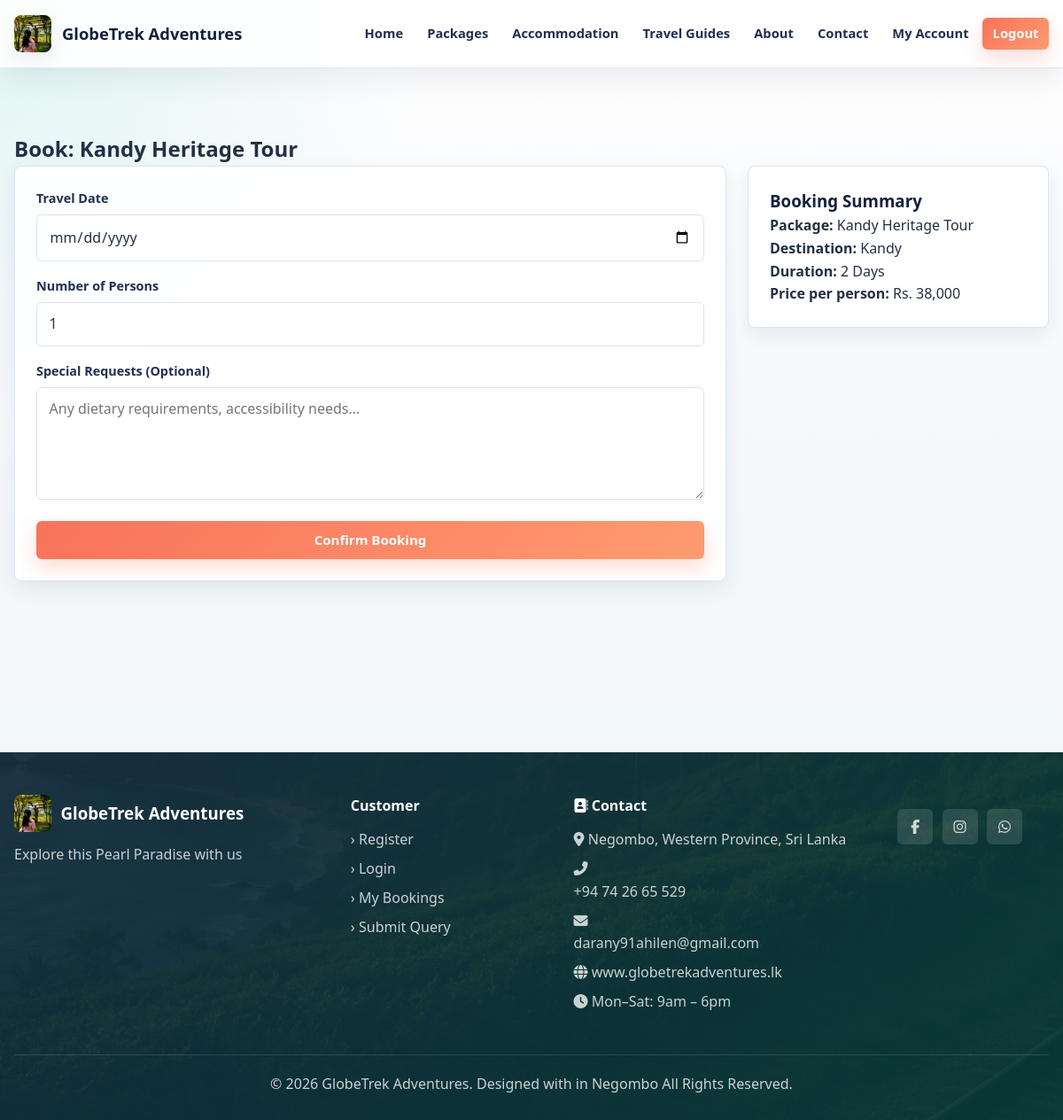
Screenshot of /index.php?url=booking/create/2 (signed in) with the database file from the repository.
### tables this page shows
CREATE TABLE `packages` (
  `id` int(11) NOT NULL,
  `title` varchar(200) NOT NULL,
  `destination` varchar(100) DEFAULT NULL,
  `destination_id` int(11) DEFAULT 100,
  `description` text DEFAULT NULL,
  `duration_days` int(11) DEFAULT NULL,
  `price` decimal(10,0) NOT NULL,
  `max_persons` int(11) DEFAULT 10,
  `image` varchar(255) DEFAULT 'default.jpg',
  `includes` text DEFAULT NULL,
  `itinerary` text DEFAULT NULL,
  `featured` tinyint(4) DEFAULT 0,
  `status` enum('active','inactive') DEFAULT 'active',
  `created_at` datetime DEFAULT current_timestamp()
);

### controllers/BookingController.php (called while the page is built, shortened)
<?php
class BookingController {
    private $db;
    public function __construct() {
        $database = new Database();
        $this->db = $database->getConnection();
    }
    public function create($package_id = null) {
        $packageModel = new Package($this->db);
        $package      = $packageModel->getById($package_id);
        require_once BASE_PATH . '/views/booking/create.php';
    }
}
?>

### config/database.php (called while the page is built, shortened)
<?php
class Database {
    private $host = 'localhost';
    private $dbname = 'globetrek_adv';
    private $username = 'root';
    private $password = '';
    public function getConnection() {
        $this->conn = null;
        try {
            $this->conn = new PDO(
                "mysql:host={$this->host};dbname={$this->dbname};charset=utf8",
                $this->username,
                $this->password
            );
            $this->conn->setAttribute(PDO::ATTR_ERRMODE, PDO::ERRMODE_EXCEPTION);
            $this->conn->setAttribute(PDO::ATTR_DEFAULT_FETCH_MODE, PDO::FETCH_ASSOC);
        } catch(PDOException $e) {
            error_log("Connection Error: " . $e->getMessage());
            die(json_encode(['error' => 'Database connection failed']));
        }
        return $this->conn;
    }
}
?>

### models/Package.php (called while the page is built, shortened)
<?php
class Package {
    private $conn;
    private $table = 'packages';
    public function __construct($db) {
        $this->conn = $db;
    }
    public function getById($id) {
        $sql = "SELECT * FROM {$this->table} WHERE id = :id AND status = 'active' LIMIT 1";
        $stmt = $this->conn->prepare($sql);
        $stmt->bindParam(':id', $id);
        $stmt->execute();
        return $stmt->fetch();
    }
}
?>

### views/booking/create.php (the view, shortened to what this page needs)
<?php require_once 'views/layouts/header.php'; ?>
<section class="section">
    <div class="container">
        <h2>Book: <?= htmlspecialchars($package['title']) ?></h2>
        <div class="booking-form-layout">
            <form method="POST" class="booking-form">
                <div class="form-group">
                    <label>Travel Date</label>
                    <input type="date" name="travel_date" required
                           min="<?= date('Y-m-d', strtotime('+1 day')) ?>">
                </div>
                <div class="form-group">
                    <label>Number of Persons</label>
                    <input type="number" name="num_persons" min="1"
                           max="<?= $package['max_persons'] ?>" value="1" required>
                </div>
                <div class="form-group">
                    <label>Special Requests (Optional)</label>
                    <textarea name="special_requests" rows="4"
                              placeholder="Any dietary requirements, accessibility needs..."></textarea>
                </div>
                <button type="submit" class="btn-primary btn-full">Confirm Booking</button>
            </form>
            <div class="booking-summary">
                <h3>Booking Summary</h3>
                <p><strong>Package:</strong> <?= htmlspecialchars($package['title']) ?></p>
                <p><strong>Destination:</strong> <?= htmlspecialchars($package['destination']) ?></p>
                <p><strong>Duration:</strong> <?= $package['duration_days'] ?> Days</p>
                <p><strong>Price per person:</strong> <?= formatLKR($package['price']) ?></p>
            </div>
        </div>
    </div>
</section>
<?php require_once 'views/layouts/footer.php'; ?>

### assets/style.css (style rules this page uses)
*, *::before, *::after { box-sizing: border-box; margin: 0; padding: 0; }
:root { --ink: #14213d; --ink-2: #20304f; --teal: #0f766e; --teal-2: #14b8a6; --coral: #f9735b; --amber: #f4b942; --mint: #e8fbf7; --cloud: #f5f7fb; --paper: #ffffff; --line: #dbe3ee; --text: #223044; --muted: #6b778c; --success: #15803d; --danger: #dc2626; --warning: #d97706; --info: #2563eb; --shadow-sm: 0 8px 22px rgba(20, 33, 61, 0.08); --shadow: 0 18px 45px rgba(20, 33, 61, 0.12); --shadow-lg: 0 26px 70px rgba(20, 33, 61, 0.18); --radius: 8px; --radius-sm: 6px; --ease: 180ms ease; }
html { scroll-behavior: smooth; }
body { min-height: 100vh; background: radial-gradient(circle at top left, rgba(20, 184, 166, 0.12), transparent 30rem), linear-gradient(180deg, #ffffff 0%, var(--cloud) 42%, #edf7f5 100%); color: var(--text); font-family: "Segoe UI", system-ui, -apple-system, BlinkMacSystemFont, Arial, sans-serif; line-height: 1.6; letter-spacing: 0; }
button, input, select, textarea { font: inherit; }
.container { width: min(1180px, calc(100% - 32px)); margin: 0 auto; }
.section { padding: 4.5rem 0; animation: pageFade 420ms ease both; }
.btn-nav, .btn-primary, .btn-view, .btn-edit, .btn-featured-on, .btn-featured-off, .btn-danger, .btn-clear, .btn-outline-main, .btn-sm { min-height: 36px; border-radius: var(--radius-sm); border: 0; cursor: pointer; display: inline-flex; align-items: center; justify-content: center; gap: 0.45rem; font-weight: 800; line-height: 1.2; transition: transform var(--ease), box-shadow var(--ease), background var(--ease), color var(--ease), border-color var(--ease); }
.btn-nav, .btn-primary, .btn-view { background: linear-gradient(135deg, var(--coral), #ff9b70); color: #fff !important; box-shadow: 0 10px 22px rgba(249, 115, 91, 0.25); }
.btn-primary { padding: 0.78rem 1.25rem; font-size: 0.94rem; }
.btn-full { width: 100%; }
.card, .feature, .filter-sidebar, .auth-card, .booking-form, .booking-summary, .payment-form-card, .payment-summary, .confirm-card, .edit-form-card, .package-form, .collapsible, .query-card { background: rgba(255, 255, 255, 0.92); border: 1px solid rgba(219, 227, 238, 0.95); border-radius: var(--radius); box-shadow: var(--shadow-sm); }
.packages-layout, .dashboard-layout, .booking-form-layout, .payment-layout, .detail-layout { display: grid; gap: 1.5rem; align-items: start; }
.booking-form-layout, .payment-layout, .detail-layout { grid-template-columns: minmax(0, 1fr) 340px; }
.filter-sidebar h3, .dashboard-main h2, .confirm-card h2, .payment-summary h3, .payment-form-card h2, .booking-summary h3, .auth-card h1, .auth-card h2 { color: var(--ink); }
.form-group { margin-bottom: 1rem; }
.form-group label { display: block; color: var(--ink-2); font-size: 0.9rem; font-weight: 800; margin-bottom: 0.42rem; }
.form-group input, .form-group select, .form-group textarea, .password-input-wrapper input { width: 100%; min-height: 44px; color: var(--text); background: #fff; border: 1px solid var(--line); border-radius: var(--radius-sm); padding: 0.72rem 0.85rem; outline: 0; transition: border-color var(--ease), box-shadow var(--ease), background var(--ease); }
.form-group textarea { min-height: 120px; resize: vertical; }
.booking-form, .booking-summary, .payment-form-card, .payment-summary, .confirm-card { padding: 1.5rem; }

### rows the page displays
packages: title "Kandy Heritage Tour", destination "Kandy", duration_days "2", price "Rs. 38,000"
